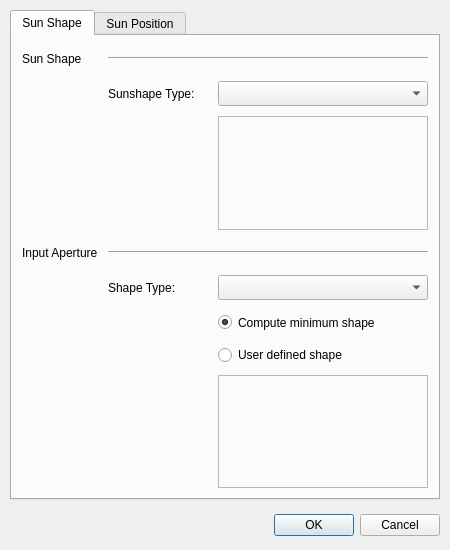
<?xml version="1.0" encoding="UTF-8"?>
<ui version="4.0">
 <class>LightDialog</class>
 <widget class="QDialog" name="LightDialog">
  <property name="geometry">
   <rect>
    <x>0</x>
    <y>0</y>
    <width>450</width>
    <height>550</height>
   </rect>
  </property>
  <property name="sizePolicy">
   <sizepolicy hsizetype="Fixed" vsizetype="Fixed">
    <horstretch>0</horstretch>
    <verstretch>0</verstretch>
   </sizepolicy>
  </property>
  <property name="maximumSize">
   <size>
    <width>450</width>
    <height>550</height>
   </size>
  </property>
  <property name="windowTitle">
   <string>Define Sun Light</string>
  </property>
  <layout class="QVBoxLayout" name="mainLayout">
   <property name="spacing">
    <number>10</number>
   </property>
   <property name="margin">
    <number>10</number>
   </property>
   <item>
    <widget class="QTabWidget" name="tabWidget">
     <property name="sizePolicy">
      <sizepolicy hsizetype="Expanding" vsizetype="Expanding">
       <horstretch>0</horstretch>
       <verstretch>0</verstretch>
      </sizepolicy>
     </property>
     <property name="currentIndex">
      <number>0</number>
     </property>
     <widget class="QWidget" name="sunShapeTab">
      <attribute name="title">
       <string>Sun Shape</string>
      </attribute>
      <layout class="QGridLayout" name="sunshapeLayout">
       <property name="margin">
        <number>10</number>
       </property>
       <property name="spacing">
        <number>10</number>
       </property>
       <item row="0" column="0">
        <widget class="QLabel" name="sunshapeLabel">
         <property name="minimumSize">
          <size>
           <width>0</width>
           <height>25</height>
          </size>
         </property>
         <property name="text">
          <string>Sun Shape</string>
         </property>
        </widget>
       </item>
       <item row="0" column="1" colspan="3">
        <widget class="Line" name="sunshapeHLine">
         <property name="orientation">
          <enum>Qt::Horizontal</enum>
         </property>
        </widget>
       </item>
       <item row="1" column="1">
        <widget class="QLabel" name="sunshapeTypeLabel">
         <property name="minimumSize">
          <size>
           <width>100</width>
           <height>25</height>
          </size>
         </property>
         <property name="text">
          <string>Sunshape Type:</string>
         </property>
        </widget>
       </item>
       <item row="1" column="2" colspan="2">
        <widget class="QComboBox" name="sunshapeCombo">
         <property name="minimumSize">
          <size>
           <width>0</width>
           <height>25</height>
          </size>
         </property>
        </widget>
       </item>
       <item row="2" column="2" colspan="2">
        <widget class="QFrame" name="sunshapeParametersFrame">
         <property name="frameShape">
          <enum>QFrame::StyledPanel</enum>
         </property>
         <property name="frameShadow">
          <enum>QFrame::Raised</enum>
         </property>
        </widget>
       </item>
       <item row="3" column="0">
        <widget class="QLabel" name="inputApertureLabel">
         <property name="minimumSize">
          <size>
           <width>0</width>
           <height>25</height>
          </size>
         </property>
         <property name="text">
          <string>Input Aperture</string>
         </property>
        </widget>
       </item>
       <item row="3" column="1" colspan="3">
        <widget class="Line" name="inputApertureHLine">
         <property name="orientation">
          <enum>Qt::Horizontal</enum>
         </property>
        </widget>
       </item>
       <item row="4" column="1">
        <widget class="QLabel" name="shapeLabel">
         <property name="sizePolicy">
          <sizepolicy hsizetype="Preferred" vsizetype="Preferred">
           <horstretch>0</horstretch>
           <verstretch>0</verstretch>
          </sizepolicy>
         </property>
         <property name="minimumSize">
          <size>
           <width>100</width>
           <height>25</height>
          </size>
         </property>
         <property name="text">
          <string>Shape Type:   </string>
         </property>
        </widget>
       </item>
       <item row="4" column="2" colspan="2">
        <widget class="QComboBox" name="shapeCombo">
         <property name="minimumSize">
          <size>
           <width>0</width>
           <height>25</height>
          </size>
         </property>
        </widget>
       </item>
       <item row="5" column="2">
        <widget class="QRadioButton" name="computeShapeRadio">
         <property name="minimumSize">
          <size>
           <width>0</width>
           <height>25</height>
          </size>
         </property>
         <property name="text">
          <string>Compute minimum shape</string>
         </property>
         <property name="checked">
          <bool>true</bool>
         </property>
        </widget>
       </item>
       <item row="6" column="2">
        <widget class="QRadioButton" name="userShapeRadio">
         <property name="text">
          <string>User defined shape</string>
         </property>
        </widget>
       </item>
       <item row="7" column="2" colspan="2">
        <widget class="QFrame" name="shapeParametersFrame">
         <property name="enabled">
          <bool>false</bool>
         </property>
         <property name="frameShape">
          <enum>QFrame::StyledPanel</enum>
         </property>
         <property name="frameShadow">
          <enum>QFrame::Raised</enum>
         </property>
        </widget>
       </item>
       <item row="5" column="3">
        <spacer name="horizontalSpacer">
         <property name="orientation">
          <enum>Qt::Horizontal</enum>
         </property>
         <property name="sizeHint" stdset="0">
          <size>
           <width>40</width>
           <height>20</height>
          </size>
         </property>
        </spacer>
       </item>
      </layout>
     </widget>
     <widget class="QWidget" name="sunPositionTab">
      <attribute name="title">
       <string>Sun Position</string>
      </attribute>
      <layout class="QGridLayout" name="sunpositionLayout">
       <property name="margin">
        <number>10</number>
       </property>
       <property name="spacing">
        <number>10</number>
       </property>
       <item row="0" column="0">
        <widget class="QLabel" name="sunpositionLabel">
         <property name="minimumSize">
          <size>
           <width>0</width>
           <height>25</height>
          </size>
         </property>
         <property name="text">
          <string/>
         </property>
        </widget>
       </item>
       <item row="1" column="2">
        <widget class="QDoubleSpinBox" name="azimuthSpin">
         <property name="sizePolicy">
          <sizepolicy hsizetype="Preferred" vsizetype="Fixed">
           <horstretch>0</horstretch>
           <verstretch>0</verstretch>
          </sizepolicy>
         </property>
         <property name="minimumSize">
          <size>
           <width>0</width>
           <height>25</height>
          </size>
         </property>
         <property name="maximumSize">
          <size>
           <width>16777215</width>
           <height>16777215</height>
          </size>
         </property>
         <property name="decimals">
          <number>4</number>
         </property>
         <property name="maximum">
          <double>360.000000000000000</double>
         </property>
        </widget>
       </item>
       <item row="2" column="2">
        <widget class="QDoubleSpinBox" name="elevationSpin">
         <property name="sizePolicy">
          <sizepolicy hsizetype="Preferred" vsizetype="Fixed">
           <horstretch>0</horstretch>
           <verstretch>0</verstretch>
          </sizepolicy>
         </property>
         <property name="minimumSize">
          <size>
           <width>0</width>
           <height>25</height>
          </size>
         </property>
         <property name="decimals">
          <number>4</number>
         </property>
         <property name="minimum">
          <double>-90.000000000000000</double>
         </property>
         <property name="maximum">
          <double>90.000000000000000</double>
         </property>
         <property name="value">
          <double>90.000000000000000</double>
         </property>
        </widget>
       </item>
       <item row="3" column="2">
        <widget class="QDoubleSpinBox" name="distanceSpin">
         <property name="sizePolicy">
          <sizepolicy hsizetype="Preferred" vsizetype="Fixed">
           <horstretch>0</horstretch>
           <verstretch>0</verstretch>
          </sizepolicy>
         </property>
         <property name="minimumSize">
          <size>
           <width>0</width>
           <height>25</height>
          </size>
         </property>
         <property name="decimals">
          <number>4</number>
         </property>
         <property name="maximum">
          <double>999999999.000000000000000</double>
         </property>
         <property name="value">
          <double>200.000000000000000</double>
         </property>
        </widget>
       </item>
       <item row="4" column="0">
        <spacer name="verticalSpacer">
         <property name="orientation">
          <enum>Qt::Vertical</enum>
         </property>
         <property name="sizeHint" stdset="0">
          <size>
           <width>20</width>
           <height>40</height>
          </size>
         </property>
        </spacer>
       </item>
       <item row="1" column="3">
        <spacer name="horizontalSpacer_2">
         <property name="orientation">
          <enum>Qt::Horizontal</enum>
         </property>
         <property name="sizeHint" stdset="0">
          <size>
           <width>40</width>
           <height>20</height>
          </size>
         </property>
        </spacer>
       </item>
       <item row="1" column="1">
        <widget class="QLabel" name="azimuthLabel">
         <property name="minimumSize">
          <size>
           <width>100</width>
           <height>25</height>
          </size>
         </property>
         <property name="text">
          <string>Azimuth:</string>
         </property>
        </widget>
       </item>
       <item row="2" column="1">
        <widget class="QLabel" name="elevationLabel">
         <property name="minimumSize">
          <size>
           <width>0</width>
           <height>25</height>
          </size>
         </property>
         <property name="text">
          <string>Elevation:</string>
         </property>
        </widget>
       </item>
       <item row="3" column="1">
        <widget class="QLabel" name="distanceLabel">
         <property name="minimumSize">
          <size>
           <width>0</width>
           <height>25</height>
          </size>
         </property>
         <property name="text">
          <string>Distance:</string>
         </property>
        </widget>
       </item>
       <item row="1" column="0">
        <spacer name="horizontalSpacer_3">
         <property name="orientation">
          <enum>Qt::Horizontal</enum>
         </property>
         <property name="sizeHint" stdset="0">
          <size>
           <width>40</width>
           <height>20</height>
          </size>
         </property>
        </spacer>
       </item>
      </layout>
     </widget>
    </widget>
   </item>
   <item>
    <widget class="QDialogButtonBox" name="buttonBox">
     <property name="minimumSize">
      <size>
       <width>0</width>
       <height>30</height>
      </size>
     </property>
     <property name="orientation">
      <enum>Qt::Horizontal</enum>
     </property>
     <property name="standardButtons">
      <set>QDialogButtonBox::Cancel|QDialogButtonBox::Ok</set>
     </property>
    </widget>
   </item>
  </layout>
 </widget>
 <resources/>
 <connections>
  <connection>
   <sender>buttonBox</sender>
   <signal>accepted()</signal>
   <receiver>LightDialog</receiver>
   <slot>accept()</slot>
   <hints>
    <hint type="sourcelabel">
     <x>248</x>
     <y>254</y>
    </hint>
    <hint type="destinationlabel">
     <x>157</x>
     <y>274</y>
    </hint>
   </hints>
  </connection>
  <connection>
   <sender>buttonBox</sender>
   <signal>rejected()</signal>
   <receiver>LightDialog</receiver>
   <slot>reject()</slot>
   <hints>
    <hint type="sourcelabel">
     <x>316</x>
     <y>260</y>
    </hint>
    <hint type="destinationlabel">
     <x>286</x>
     <y>274</y>
    </hint>
   </hints>
  </connection>
  <connection>
   <sender>userShapeRadio</sender>
   <signal>toggled(bool)</signal>
   <receiver>shapeParametersFrame</receiver>
   <slot>setEnabled(bool)</slot>
   <hints>
    <hint type="sourcelabel">
     <x>333</x>
     <y>339</y>
    </hint>
    <hint type="destinationlabel">
     <x>344</x>
     <y>421</y>
    </hint>
   </hints>
  </connection>
 </connections>
</ui>
